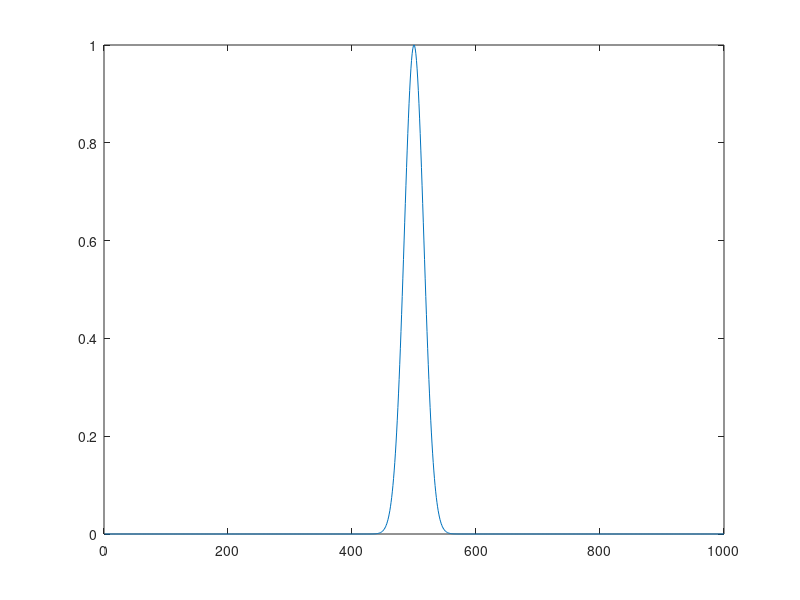
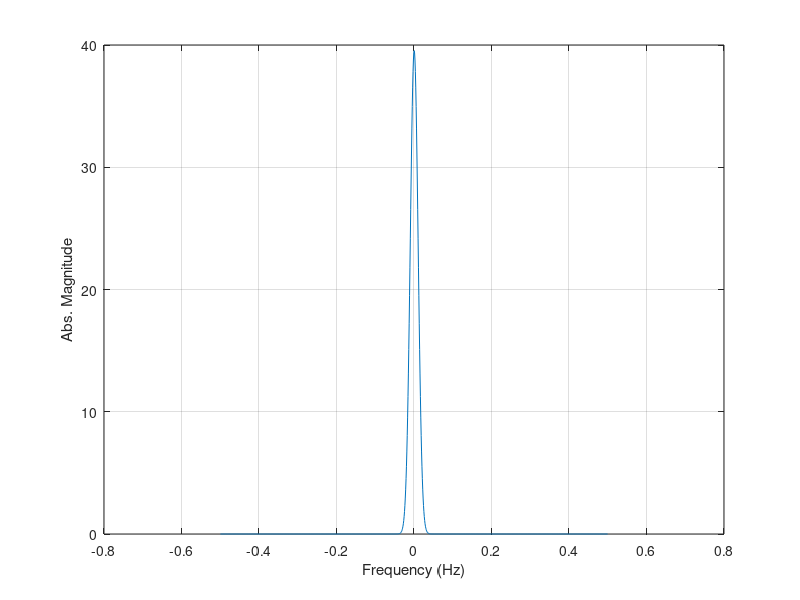
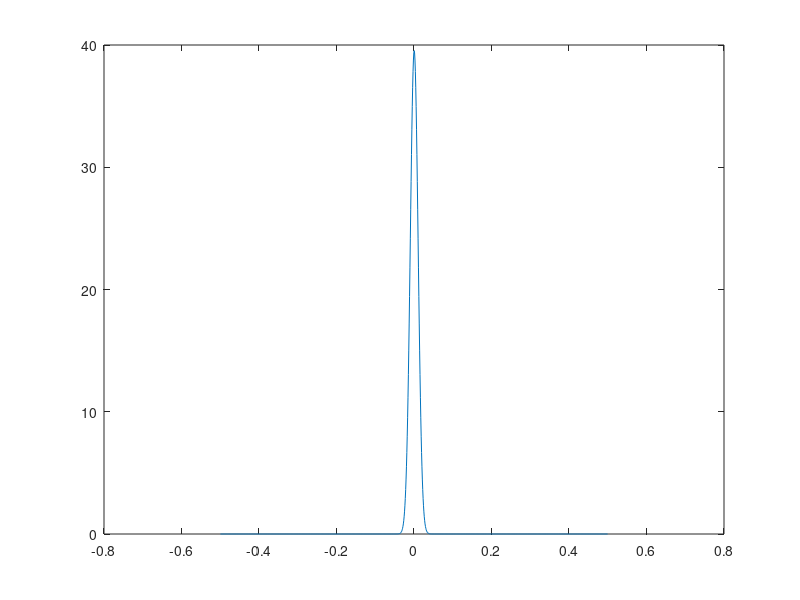

These figures' MATLAB source, in order:
close all;
clear;

%generate the time index
steps = 1000;
dt = 1;%tmax / steps;
tmax = dt*steps;
t = dt:dt:tmax;

%determine the frequency of the input signal
F = 1000;

Tm = dt * 5;
T0 = tmax / 2;%Tm * 10;
x = exp(-(t - T0).^2/Tm/dt*1E-2); %.*sin(2*F*pi*t);

figure;
plot(t, x);


ff = 1:steps;
%apply the FFT transform on the input signals
y = fftshift(fft(x(ff).*hamming(length(ff))'));
%  y = fft(x);

%generate the frequency index
f = (ff - (max(ff) + min(ff))/2 ) / (length(ff) *dt);

%plot the frequency components of the input signal
figure;
plot(f, abs(y));
xlabel('Frequency (Hz)'); 
ylabel('Abs. Magnitude'); grid on;

figure;
plot(f, (abs(real(y))));

return;

% % % % % % % % % % % % % % % % % % % % % % % % 
%Continuous Wavelet Transform
figure;
c = cwt(x, 0.01:1:100, 'db4', 'plot');
colormap(jet);

% % % % % % % % % % % % % % % % % % % % % % % % % % % % %%%%
% sum c along time should be the Fourier frequency spectrum 
figure;
plot(abs(sum(c')));
% % % % % % % % % % % % % % % % % % % % % % % % % % % % % % 
% calculate the average value of c along t
avg_steps = 10;
c_avg = zeros(size(c,1), round(steps/avg_steps));
for i = 1:avg_steps:steps
    
end;


% % % % % % % % % % % % % % % % % % % % % % % % % % % 
% Short-time Fourier Transform of x
figure;
Fs=1E3;                  % sampled every 0.001 sec so rate is 1 kHz
step=ceil(10*Fs/1000);    % one spectral slice every 20 ms
window=ceil(100*Fs/1000); % 100 ms data window
%specgram(x, 2^nextpow2(window), Fs, window, window-step);
specgram(x, 2^nextpow2(window), Fs, window, window-step);

% % % % % % % % % % % % % % % % % % % % % % % % % % % 
% Short-time Fourier Transform 
figure;
xx = chirp([0:0.001:2],0,2,500);  % freq. sweep from 0-500 over 2 sec.
Fs=1000;                  % sampled every 0.001 sec so rate is 1 kHz
step=ceil(10*Fs/1000);    % one spectral slice every 20 ms
window=ceil(100*Fs/1000); % 100 ms data window
specgram(xx, 2^nextpow2(window), Fs, window, window-step);

